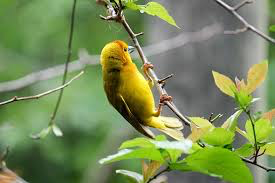
#> input picture Images/image3.png, 275 x 183 px
$ python Gradient.py
#> lines starting #> are read from the running program, lines starting #| are printed output that depends on the picture
from PIL import Image
import cv2
import numpy as np
from matplotlib import pyplot as plt
import math

# Tanvir Islam
# nid ta840968
# ucfid 3779383
# Spring 2019

def CentralGradient(img, width, height):
    kernelX = np.array([[-1,0,1], [-1, 0, 1], [-1, 0, 1]]) / 3
    kernelY = np.array([[1,1,1], [0,0,0], [-1, -1, -1]]) / 3

    magX = cv2.filter2D(img, -1, kernelX)
    magY = cv2.filter2D(img, -1, kernelY)
    finalMag = np.ndarray((height,width, 3))
    # finalMag = finalMag.astype(int)

    for i in range(height):
        for j in range(width):
            for k in range(3):
                finalMag[i][j][k] = int(math.sqrt((magX[i][j][k])**2 + (magY[i][j][k])**2))

    finalMag = finalMag.astype(int)
    plt.subplot(231),plt.imshow(img),plt.title('Original')
    plt.xticks([]), plt.yticks([])
    plt.subplot(232),plt.imshow(magX),plt.title('Central: X Gradient')
    plt.xticks([]), plt.yticks([])
    plt.subplot(233),plt.imshow(magY),plt.title('Central: Y Gradient')
    plt.xticks([]), plt.yticks([])
    plt.subplot(234),plt.imshow(finalMag),plt.title('Central: Final Gradient')
    plt.xticks([]), plt.yticks([])
    plt.show()

def BackwardGradient(img, width, height):
    kernelX = np.array([-1,1]) / 2
    kernelY = np.ndarray((2,1)) / 2
    kernelY[0][0] = -1
    kernelY[1][0] = 1

    magX = cv2.filter2D(img, -1, kernelX)
    magY = cv2.filter2D(img, -1, kernelY)
    finalMag = np.ndarray((height,width, 3))

    for i in range(height):
        for j in range(width):
            for k in range(3):
                finalMag[i][j][k] = int(math.sqrt((magX[i][j][k])**2 + (magY[i][j][k])**2))

    finalMag = finalMag.astype(int)
    plt.subplot(231),plt.imshow(img),plt.title('Original')
    plt.xticks([]), plt.yticks([])
    plt.subplot(232),plt.imshow(magX),plt.title('Backward: X Gradient')
    plt.xticks([]), plt.yticks([])
    plt.subplot(233),plt.imshow(magY),plt.title('Backward: Y Gradient')
    plt.xticks([]), plt.yticks([])
    plt.subplot(234),plt.imshow(finalMag),plt.title('Backward: Final Gradient')
    plt.xticks([]), plt.yticks([])
    plt.show()

def ForwardGradient(img, width, height):
    kernelX = np.array([1,-1]) / 2
    kernelY = np.ndarray((2,1)) / 2
    kernelY[0][0] = 1
    kernelY[1][0] = -1

    magX = cv2.filter2D(img, -1, kernelX)
    magY = cv2.filter2D(img, -1, kernelY)
    finalMag = np.ndarray((height,width, 3))

    for i in range(height):
        for j in range(width):
            for k in range(3):
                finalMag[i][j][k] = int(math.sqrt((magX[i][j][k])**2 + (magY[i][j][k])**2))

    finalMag = finalMag.astype(int)
    plt.subplot(231),plt.imshow(img),plt.title('Original')
    plt.xticks([]), plt.yticks([])
    plt.subplot(232),plt.imshow(magX),plt.title('Forward: X Gradient')
    plt.xticks([]), plt.yticks([])
    plt.subplot(233),plt.imshow(magY),plt.title('Forward: Y Gradient')
    plt.xticks([]), plt.yticks([])
    plt.subplot(234),plt.imshow(finalMag),plt.title('Forward: Final Gradient')
    plt.xticks([]), plt.yticks([])
    plt.show()

def main():
    img = Image.open("./Images/image3.png")
#> img is the input picture: PIL image 275x183 RGBA; mean R, G, B, A 121.3, 139.3, 88.7, 255
    img3 = cv2.imread("./Images/image3.png")
    col, row = img.size
#> col = 275; row = 183
    CentralGradient(img3, col, row)
#> after the loop in CentralGradient, `for i in range(height):`:
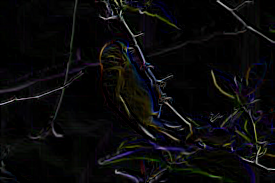
#> finalMag: shape (183, 275, 3) float64; mean B, G, R 10.7, 9.9, 10.1
    BackwardGradient(img3, col, row)
#> in BackwardGradient, `magX = cv2.filter2D(img, -1, kernelX)`:
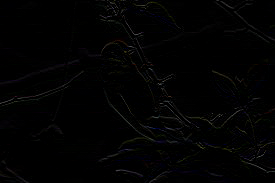
#> magX: shape (183, 275, 3); mean B, G, R 2.3, 2.1, 2.2
#> in BackwardGradient, `magY = cv2.filter2D(img, -1, kernelY)`:
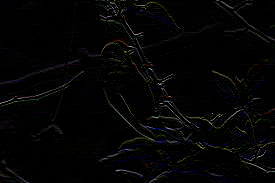
#> magY: shape (183, 275, 3); mean B, G, R 4.6, 4.3, 4.4
#> in BackwardGradient, `plt.show()`:
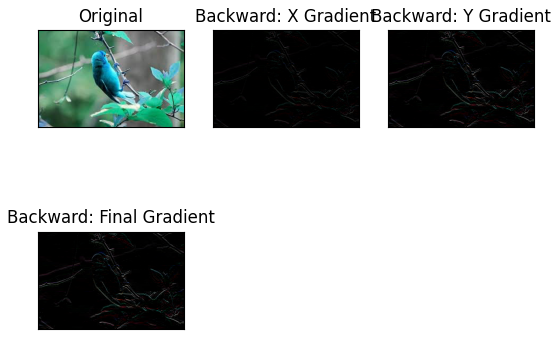
#> figure drawn by matplotlib, 4 panels; B, G, R data is drawn as R, G, B
    ForwardGradient(img3, col, row)
#> in ForwardGradient, `magX = cv2.filter2D(img, -1, kernelX)`:
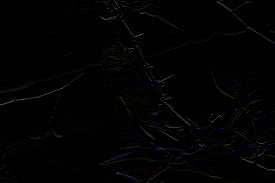
#> magX: shape (183, 275, 3); mean B, G, R 2.3, 2.2, 2.2
#> in ForwardGradient, `magY = cv2.filter2D(img, -1, kernelY)`:
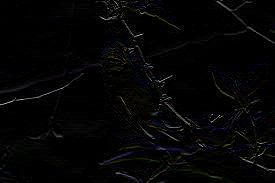
#> magY: shape (183, 275, 3); mean B, G, R 4.7, 4.5, 4.5
#> in ForwardGradient, `plt.show()`:
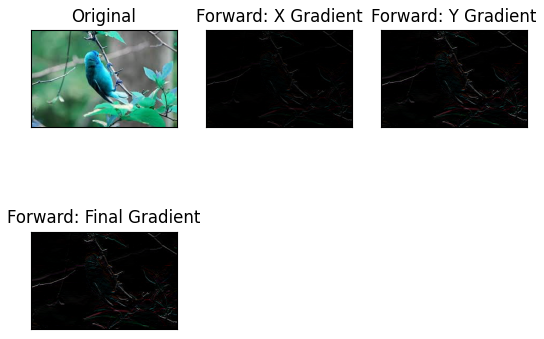
#> figure drawn by matplotlib, 4 panels; B, G, R data is drawn as R, G, B

main()

$ run again, with Images/image1.png copied over Images/image3.png
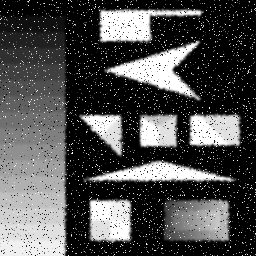
#> input picture Images/image1.png, 256 x 256 px
#> in main, img is the input picture: PIL image 256x256 L; min 0, max 255, mean 79.3
#> after the loop in CentralGradient, `for i in range(height):`:
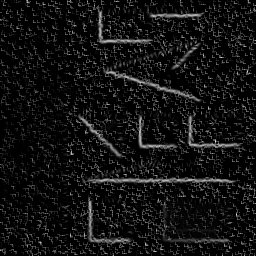
#> finalMag: shape (256, 256, 3) float64; min 0, max 230, mean 18.2
#> in ForwardGradient, `plt.show()`:
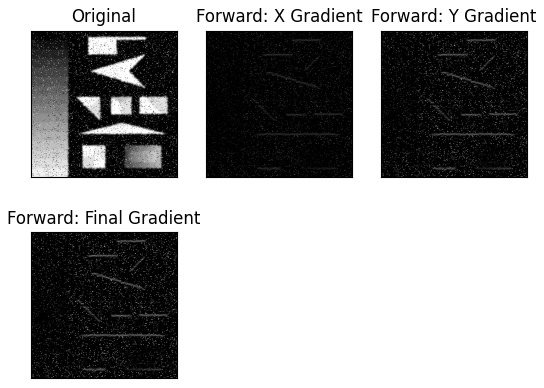
#> figure drawn by matplotlib, 4 panels
